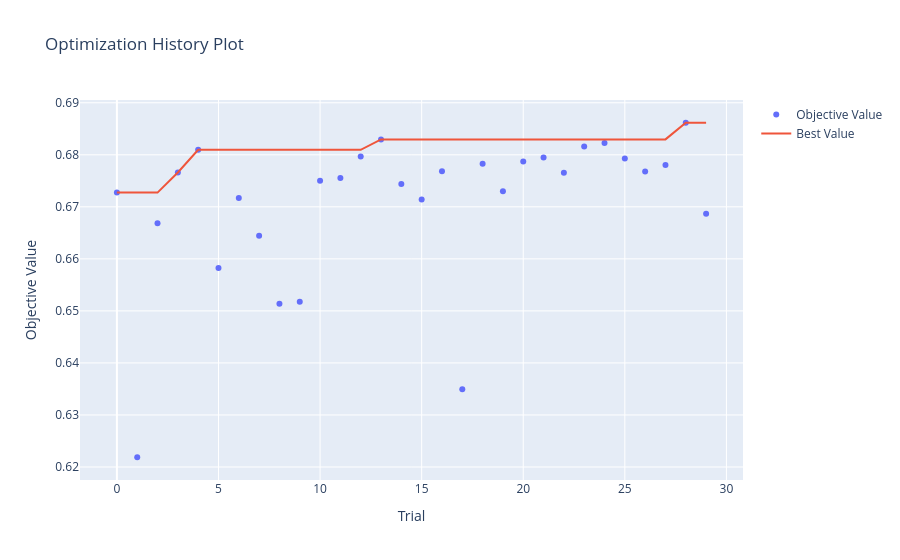
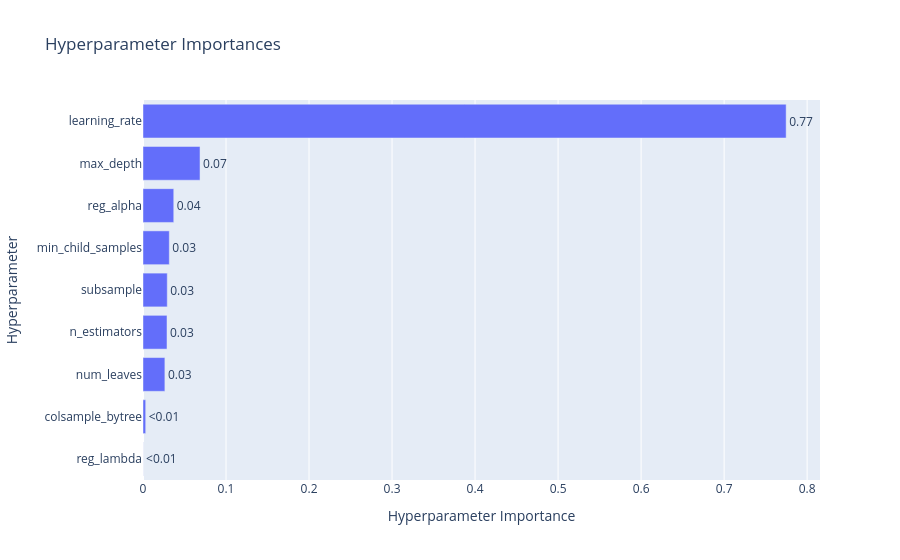
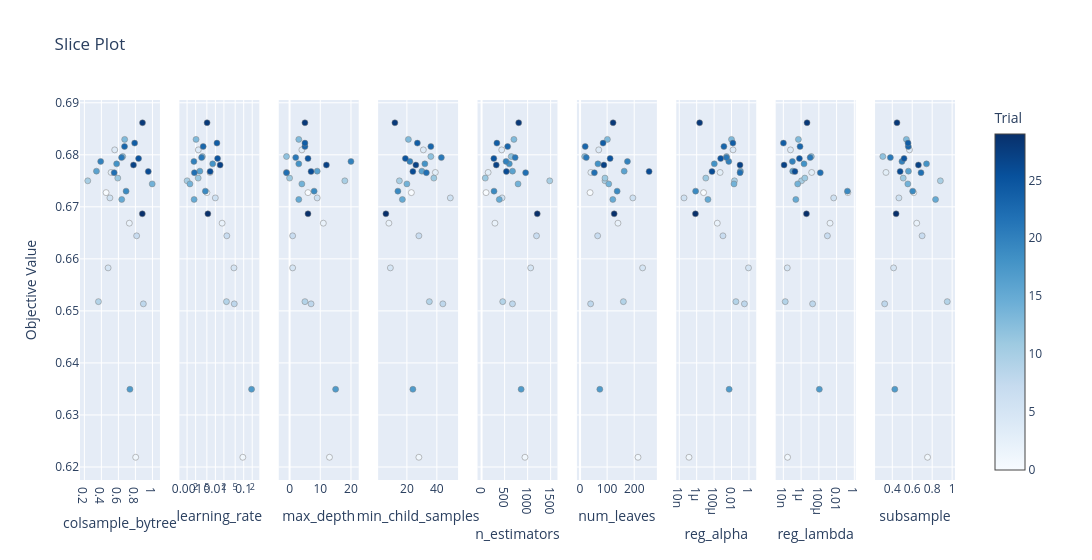

Notebook cell for these charts, in order:
### Code cell
model_selected, selected_features = feature_importance_selector(
    model,
    X_train_t,
    y_train_t,
    target_features=40
)

# przygotowanie danych
X_opt = X_train_t[selected_features].copy()

for col in X_opt.select_dtypes(include="object").columns:
    X_opt[col] = X_opt[col].astype("category")


def objective(trial):

    params = {
        "objective": "binary",
        "metric": "auc",
        "random_state": RANDOM_SEED,
        "reg_alpha": trial.suggest_float("reg_alpha", 1e-8, 1.0, log=True),
        "reg_lambda": trial.suggest_float("reg_lambda", 1e-8, 1.0, log=True),
        "num_leaves": trial.suggest_int("num_leaves", 16, 256),
        "max_depth": trial.suggest_int("max_depth", -1, 20),
        "learning_rate": trial.suggest_float("learning_rate", 0.001, 0.2, log=True),
        "n_estimators": trial.suggest_int("n_estimators", 50, 1500),
        "subsample": trial.suggest_float("subsample", 0.3, 1.0),
        "colsample_bytree": trial.suggest_float("colsample_bytree", 0.2, 1.0),
        "min_child_samples": trial.suggest_int("min_child_samples", 5, 50),
    }

    # nowy model w każdym trialu
    model_lgbm = lgb.LGBMClassifier(**params)

    auc = cross_val_score(
        model_lgbm,
        X_opt,
        y_train_t,
        cv=5,
        scoring="roc_auc",
        n_jobs=-1
    ).mean()

    return auc


study = optuna.create_study(
    direction="maximize",
    study_name="lgbm_auc_bo"
)

study.optimize(objective, n_trials=30, show_progress_bar=True)

print("\nBest AUC:", study.best_value)
print("Best params:", study.best_params)


optuna.visualization.plot_optimization_history(study)
optuna.visualization.plot_param_importances(study)
optuna.visualization.plot_slice(study)

plot_optimization_history(study).show()
plot_param_importances(study).show()
plot_slice(study).show()

### Figure 1 — Plotly figure (JSON) as saved in the notebook; plotly's stock layout.template omitted (floating-point values rounded to 4 significant figures)
{"data": [{"mode": "markers", "name": "Objective Value", "type": "scatter", "x": [0, 1, 2, 3, 4, 5, 6, 7, 8, 9, 10, 11, 12, 13, 14, 15, 16, 17, 18, 19, 20, 21, 22, 23, 24, 25, 26, 27, 28, 29], "y": [0.6727, 0.6219, 0.6669, 0.6766, 0.6809, 0.6583, 0.6717, 0.6644, 0.6514, 0.6518, 0.675, 0.6755, 0.6797, 0.683, 0.6744, 0.6714, 0.6769, 0.6349, 0.6783, 0.673, 0.6787, 0.6795, 0.6766, 0.6816, 0.6822, 0.6793, 0.6768, 0.678, 0.6862, 0.6687]}, {"mode": "lines", "name": "Best Value", "type": "scatter", "x": [0, 1, 2, 3, 4, 5, 6, 7, 8, 9, 10, 11, 12, 13, 14, 15, 16, 17, 18, 19, 20, 21, 22, 23, 24, 25, 26, 27, 28, 29], "y": [0.6727, 0.6727, 0.6727, 0.6766, 0.6809, 0.6809, 0.6809, 0.6809, 0.6809, 0.6809, 0.6809, 0.6809, 0.6809, 0.683, 0.683, 0.683, 0.683, 0.683, 0.683, 0.683, 0.683, 0.683, 0.683, 0.683, 0.683, 0.683, 0.683, 0.683, 0.6862, 0.6862]}, {"marker": {"color": "#cccccc"}, "mode": "markers", "name": "Infeasible Trial", "showlegend": false, "type": "scatter", "x": [], "y": []}], "layout": {"title": {"text": "Optimization History Plot"}, "xaxis": {"title": {"text": "Trial"}}, "yaxis": {"title": {"text": "Objective Value"}}}}

### Figure 2 — Plotly figure (JSON) as saved in the notebook; plotly's stock layout.template omitted (floating-point values rounded to 4 significant figures)
{"data": [{"cliponaxis": false, "hovertemplate": ["reg_lambda (FloatDistribution): 9.494323373946699e-05<extra></extra>", "colsample_bytree (FloatDistribution): 0.003244903831667618<extra></extra>", "num_leaves (IntDistribution): 0.026357515340643116<extra></extra>", "n_estimators (IntDistribution): 0.02891594617444675<extra></extra>", "subsample (FloatDistribution): 0.029224778267894352<extra></extra>", "min_child_samples (IntDistribution): 0.0316834976167717<extra></extra>", "reg_alpha (FloatDistribution): 0.03704840055619625<extra></extra>", "max_depth (IntDistribution): 0.06870126170052222<extra></extra>", "learning_rate (FloatDistribution): 0.7747287532781186<extra></extra>"], "name": "Objective Value", "orientation": "h", "text": ["<0.01", "<0.01", "0.03", "0.03", "0.03", "0.03", "0.04", "0.07", "0.77"], "textposition": "outside", "type": "bar", "x": [9.494e-05, 0.003245, 0.02636, 0.02892, 0.02922, 0.03168, 0.03705, 0.0687, 0.7747], "y": ["reg_lambda", "colsample_bytree", "num_leaves", "n_estimators", "subsample", "min_child_samples", "reg_alpha", "max_depth", "learning_rate"]}], "layout": {"title": {"text": "Hyperparameter Importances"}, "xaxis": {"title": {"text": "Hyperparameter Importance"}}, "yaxis": {"title": {"text": "Hyperparameter"}}}}

### Figure 3 — Plotly figure (JSON) as saved in the notebook; plotly's stock layout.template omitted (floating-point values rounded to 4 significant figures)
{"data": [{"marker": {"color": [0, 1, 2, 3, 4, 5, 6, 7, 8, 9, 10, 11, 12, 13, 14, 15, 16, 17, 18, 19, 20, 21, 22, 23, 24, 25, 26, 27, 28, 29], "colorbar": {"title": {"text": "Trial"}, "x": 1, "xpad": 40}, "colorscale": [[0, "rgb(247,251,255)"], [0.125, "rgb(222,235,247)"], [0.25, "rgb(198,219,239)"], [0.375, "rgb(158,202,225)"], [0.5, "rgb(107,174,214)"], [0.625, "rgb(66,146,198)"], [0.75, "rgb(33,113,181)"], [0.875, "rgb(8,81,156)"], [1, "rgb(8,48,107)"]], "line": {"color": "Grey", "width": 0.5}, "showscale": true}, "mode": "markers", "name": "Feasible Trial", "showlegend": false, "type": "scatter", "x": [0.4554, 0.803, 0.7284, 0.514, 0.5566, 0.4792, 0.5002, 0.8144, 0.8932, 0.3656, 0.2398, 0.5926, 0.6509, 0.6736, 0.9971, 0.6392, 0.3421, 0.7354, 0.5792, 0.6903, 0.3918, 0.6372, 0.5503, 0.672, 0.7909, 0.8369, 0.951, 0.7771, 0.8832, 0.8809], "xaxis": "x", "y": [0.6727, 0.6219, 0.6669, 0.6766, 0.6809, 0.6583, 0.6717, 0.6644, 0.6514, 0.6518, 0.675, 0.6755, 0.6797, 0.683, 0.6744, 0.6714, 0.6769, 0.6349, 0.6783, 0.673, 0.6787, 0.6795, 0.6766, 0.6816, 0.6822, 0.6793, 0.6768, 0.678, 0.6862, 0.6687], "yaxis": "y"}, {"marker": {"color": [0, 1, 2, 3, 4, 5, 6, 7, 8, 9, 10, 11, 12, 13, 14, 15, 16, 17, 18, 19, 20, 21, 22, 23, 24, 25, 26, 27, 28, 29], "colorbar": {"title": {"text": "Trial"}, "x": 1, "xpad": 40}, "colorscale": [[0, "rgb(247,251,255)"], [0.125, "rgb(222,235,247)"], [0.25, "rgb(198,219,239)"], [0.375, "rgb(158,202,225)"], [0.5, "rgb(107,174,214)"], [0.625, "rgb(66,146,198)"], [0.75, "rgb(33,113,181)"], [0.875, "rgb(8,81,156)"], [1, "rgb(8,48,107)"]], "line": {"color": "Grey", "width": 0.5}, "showscale": false}, "mode": "markers", "name": "Feasible Trial", "showlegend": false, "type": "scatter", "x": [0.005012, 0.09315, 0.01731, 0.006462, 0.002494, 0.04523, 0.009951, 0.02532, 0.04646, 0.0246, 0.001003, 0.002462, 0.003476, 0.002072, 0.00126, 0.001772, 0.002827, 0.1898, 0.00803, 0.004425, 0.001742, 0.003259, 0.001811, 0.003701, 0.01135, 0.01196, 0.006526, 0.0147, 0.005085, 0.005422], "xaxis": "x2", "y": [0.6727, 0.6219, 0.6669, 0.6766, 0.6809, 0.6583, 0.6717, 0.6644, 0.6514, 0.6518, 0.675, 0.6755, 0.6797, 0.683, 0.6744, 0.6714, 0.6769, 0.6349, 0.6783, 0.673, 0.6787, 0.6795, 0.6766, 0.6816, 0.6822, 0.6793, 0.6768, 0.678, 0.6862, 0.6687], "yaxis": "y2"}, {"marker": {"color": [0, 1, 2, 3, 4, 5, 6, 7, 8, 9, 10, 11, 12, 13, 14, 15, 16, 17, 18, 19, 20, 21, 22, 23, 24, 25, 26, 27, 28, 29], "colorbar": {"title": {"text": "Trial"}, "x": 1, "xpad": 40}, "colorscale": [[0, "rgb(247,251,255)"], [0.125, "rgb(222,235,247)"], [0.25, "rgb(198,219,239)"], [0.375, "rgb(158,202,225)"], [0.5, "rgb(107,174,214)"], [0.625, "rgb(66,146,198)"], [0.75, "rgb(33,113,181)"], [0.875, "rgb(8,81,156)"], [1, "rgb(8,48,107)"]], "line": {"color": "Grey", "width": 0.5}, "showscale": false}, "mode": "markers", "name": "Feasible Trial", "showlegend": false, "type": "scatter", "x": [6, 13, 11, -1, 4, 1, 9, 1, 7, 5, 18, 0, -1, 3, 4, 3, 9, 15, 3, 8, 20, 2, -1, 5, 5, 6, 7, 12, 5, 6], "xaxis": "x3", "y": [0.6727, 0.6219, 0.6669, 0.6766, 0.6809, 0.6583, 0.6717, 0.6644, 0.6514, 0.6518, 0.675, 0.6755, 0.6797, 0.683, 0.6744, 0.6714, 0.6769, 0.6349, 0.6783, 0.673, 0.6787, 0.6795, 0.6766, 0.6816, 0.6822, 0.6793, 0.6768, 0.678, 0.6862, 0.6687], "yaxis": "y3"}, {"marker": {"color": [0, 1, 2, 3, 4, 5, 6, 7, 8, 9, 10, 11, 12, 13, 14, 15, 16, 17, 18, 19, 20, 21, 22, 23, 24, 25, 26, 27, 28, 29], "colorbar": {"title": {"text": "Trial"}, "x": 1, "xpad": 40}, "colorscale": [[0, "rgb(247,251,255)"], [0.125, "rgb(222,235,247)"], [0.25, "rgb(198,219,239)"], [0.375, "rgb(158,202,225)"], [0.5, "rgb(107,174,214)"], [0.625, "rgb(66,146,198)"], [0.75, "rgb(33,113,181)"], [0.875, "rgb(8,81,156)"], [1, "rgb(8,48,107)"]], "line": {"color": "Grey", "width": 0.5}, "showscale": false}, "mode": "markers", "name": "Feasible Trial", "showlegend": false, "type": "scatter", "x": [23, 28, 8, 39, 31, 9, 49, 28, 44, 35, 15, 38, 36, 21, 20, 17, 30, 24, 32, 14, 22, 43, 33, 36, 27, 19, 24, 26, 12, 6], "xaxis": "x4", "y": [0.6727, 0.6219, 0.6669, 0.6766, 0.6809, 0.6583, 0.6717, 0.6644, 0.6514, 0.6518, 0.675, 0.6755, 0.6797, 0.683, 0.6744, 0.6714, 0.6769, 0.6349, 0.6783, 0.673, 0.6787, 0.6795, 0.6766, 0.6816, 0.6822, 0.6793, 0.6768, 0.678, 0.6862, 0.6687], "yaxis": "y4"}, {"marker": {"color": [0, 1, 2, 3, 4, 5, 6, 7, 8, 9, 10, 11, 12, 13, 14, 15, 16, 17, 18, 19, 20, 21, 22, 23, 24, 25, 26, 27, 28, 29], "colorbar": {"title": {"text": "Trial"}, "x": 1, "xpad": 40}, "colorscale": [[0, "rgb(247,251,255)"], [0.125, "rgb(222,235,247)"], [0.25, "rgb(198,219,239)"], [0.375, "rgb(158,202,225)"], [0.5, "rgb(107,174,214)"], [0.625, "rgb(66,146,198)"], [0.75, "rgb(33,113,181)"], [0.875, "rgb(8,81,156)"], [1, "rgb(8,48,107)"]], "line": {"color": "Grey", "width": 0.5}, "showscale": false}, "mode": "markers", "name": "Feasible Trial", "showlegend": false, "type": "scatter", "x": [97, 942, 290, 142, 437, 1066, 445, 1193, 671, 459, 1480, 80, 645, 702, 792, 384, 672, 859, 602, 270, 531, 729, 957, 566, 332, 266, 538, 319, 806, 1209], "xaxis": "x5", "y": [0.6727, 0.6219, 0.6669, 0.6766, 0.6809, 0.6583, 0.6717, 0.6644, 0.6514, 0.6518, 0.675, 0.6755, 0.6797, 0.683, 0.6744, 0.6714, 0.6769, 0.6349, 0.6783, 0.673, 0.6787, 0.6795, 0.6766, 0.6816, 0.6822, 0.6793, 0.6768, 0.678, 0.6862, 0.6687], "yaxis": "y5"}, {"marker": {"color": [0, 1, 2, 3, 4, 5, 6, 7, 8, 9, 10, 11, 12, 13, 14, 15, 16, 17, 18, 19, 20, 21, 22, 23, 24, 25, 26, 27, 28, 29], "colorbar": {"title": {"text": "Trial"}, "x": 1, "xpad": 40}, "colorscale": [[0, "rgb(247,251,255)"], [0.125, "rgb(222,235,247)"], [0.25, "rgb(198,219,239)"], [0.375, "rgb(158,202,225)"], [0.5, "rgb(107,174,214)"], [0.625, "rgb(66,146,198)"], [0.75, "rgb(33,113,181)"], [0.875, "rgb(8,81,156)"], [1, "rgb(8,48,107)"]], "line": {"color": "Grey", "width": 0.5}, "showscale": false}, "mode": "markers", "name": "Feasible Trial", "showlegend": false, "type": "scatter", "x": [37, 214, 140, 40, 69, 231, 195, 65, 39, 160, 92, 92, 17, 101, 106, 121, 163, 73, 66, 137, 175, 23, 53, 19, 85, 111, 255, 88, 122, 126], "xaxis": "x6", "y": [0.6727, 0.6219, 0.6669, 0.6766, 0.6809, 0.6583, 0.6717, 0.6644, 0.6514, 0.6518, 0.675, 0.6755, 0.6797, 0.683, 0.6744, 0.6714, 0.6769, 0.6349, 0.6783, 0.673, 0.6787, 0.6795, 0.6766, 0.6816, 0.6822, 0.6793, 0.6768, 0.678, 0.6862, 0.6687], "yaxis": "y6"}, {"marker": {"color": [0, 1, 2, 3, 4, 5, 6, 7, 8, 9, 10, 11, 12, 13, 14, 15, 16, 17, 18, 19, 20, 21, 22, 23, 24, 25, 26, 27, 28, 29], "colorbar": {"title": {"text": "Trial"}, "x": 1, "xpad": 40}, "colorscale": [[0, "rgb(247,251,255)"], [0.125, "rgb(222,235,247)"], [0.25, "rgb(198,219,239)"], [0.375, "rgb(158,202,225)"], [0.5, "rgb(107,174,214)"], [0.625, "rgb(66,146,198)"], [0.75, "rgb(33,113,181)"], [0.875, "rgb(8,81,156)"], [1, "rgb(8,48,107)"]], "line": {"color": "Grey", "width": 0.5}, "showscale": false}, "mode": "markers", "name": "Feasible Trial", "showlegend": false, "type": "scatter", "x": [6.192e-06, 1.311e-07, 0.0002332, 0.0004897, 0.01481, 0.8867, 3.544e-08, 0.001037, 0.3036, 0.03177, 0.02174, 1.112e-05, 0.002646, 0.009917, 0.01917, 1.967e-05, 0.105, 0.005336, 0.0001054, 7.587e-07, 0.004838, 0.002649, 0.09585, 0.001337, 0.01437, 0.0005664, 5.74e-05, 0.0947, 2.173e-06, 7.197e-07], "xaxis": "x7", "y": [0.6727, 0.6219, 0.6669, 0.6766, 0.6809, 0.6583, 0.6717, 0.6644, 0.6514, 0.6518, 0.675, 0.6755, 0.6797, 0.683, 0.6744, 0.6714, 0.6769, 0.6349, 0.6783, 0.673, 0.6787, 0.6795, 0.6766, 0.6816, 0.6822, 0.6793, 0.6768, 0.678, 0.6862, 0.6687], "yaxis": "y7"}, {"marker": {"color": [0, 1, 2, 3, 4, 5, 6, 7, 8, 9, 10, 11, 12, 13, 14, 15, 16, 17, 18, 19, 20, 21, 22, 23, 24, 25, 26, 27, 28, 29], "colorbar": {"title": {"text": "Trial"}, "x": 1, "xpad": 40}, "colorscale": [[0, "rgb(247,251,255)"], [0.125, "rgb(222,235,247)"], [0.25, "rgb(198,219,239)"], [0.375, "rgb(158,202,225)"], [0.5, "rgb(107,174,214)"], [0.625, "rgb(66,146,198)"], [0.75, "rgb(33,113,181)"], [0.875, "rgb(8,81,156)"], [1, "rgb(8,48,107)"]], "line": {"color": "Grey", "width": 0.5}, "showscale": false}, "mode": "markers", "name": "Feasible Trial", "showlegend": false, "type": "scatter", "x": [0.1866, 2.991e-08, 0.001822, 1.55e-05, 6.373e-08, 2.756e-08, 0.004708, 0.0009209, 1.978e-05, 1.628e-08, 1.113e-06, 2.624e-06, 1.418e-05, 4.96e-07, 4.106e-07, 2.55e-07, 1.14e-07, 0.0001136, 2.134e-06, 0.1673, 1.052e-07, 1.046e-05, 0.0001459, 7.591e-07, 1.02e-08, 6.458e-07, 2.018e-07, 1.21e-08, 4.671e-06, 4.006e-06], "xaxis": "x8", "y": [0.6727, 0.6219, 0.6669, 0.6766, 0.6809, 0.6583, 0.6717, 0.6644, 0.6514, 0.6518, 0.675, 0.6755, 0.6797, 0.683, 0.6744, 0.6714, 0.6769, 0.6349, 0.6783, 0.673, 0.6787, 0.6795, 0.6766, 0.6816, 0.6822, 0.6793, 0.6768, 0.678, 0.6862, 0.6687], "yaxis": "y8"}, {"marker": {"color": [0, 1, 2, 3, 4, 5, 6, 7, 8, 9, 10, 11, 12, 13, 14, 15, 16, 17, 18, 19, 20, 21, 22, 23, 24, 25, 26, 27, 28, 29], "colorbar": {"title": {"text": "Trial"}, "x": 1, "xpad": 40}, "colorscale": [[0, "rgb(247,251,255)"], [0.125, "rgb(222,235,247)"], [0.25, "rgb(198,219,239)"], [0.375, "rgb(158,202,225)"], [0.5, "rgb(107,174,214)"], [0.625, "rgb(66,146,198)"], [0.75, "rgb(33,113,181)"], [0.875, "rgb(8,81,156)"], [1, "rgb(8,48,107)"]], "line": {"color": "Grey", "width": 0.5}, "showscale": false}, "mode": "markers", "name": "Feasible Trial", "showlegend": false, "type": "scatter", "x": [0.615, 0.7535, 0.6449, 0.3367, 0.5719, 0.4129, 0.4661, 0.6991, 0.3234, 0.951, 0.882, 0.5096, 0.3049, 0.5413, 0.5558, 0.8334, 0.5619, 0.425, 0.7429, 0.6044, 0.4969, 0.3806, 0.6879, 0.5605, 0.5578, 0.5177, 0.4784, 0.6616, 0.4471, 0.4382], "xaxis": "x9", "y": [0.6727, 0.6219, 0.6669, 0.6766, 0.6809, 0.6583, 0.6717, 0.6644, 0.6514, 0.6518, 0.675, 0.6755, 0.6797, 0.683, 0.6744, 0.6714, 0.6769, 0.6349, 0.6783, 0.673, 0.6787, 0.6795, 0.6766, 0.6816, 0.6822, 0.6793, 0.6768, 0.678, 0.6862, 0.6687], "yaxis": "y9"}], "layout": {"title": {"text": "Slice Plot"}, "width": 2700, "xaxis": {"anchor": "y", "domain": [0, 0.09136], "title": {"text": "colsample_bytree"}}, "xaxis2": {"anchor": "y2", "domain": [0.1136, 0.2049], "title": {"text": "learning_rate"}, "type": "log"}, "xaxis3": {"anchor": "y3", "domain": [0.2272, 0.3185], "title": {"text": "max_depth"}}, "xaxis4": {"anchor": "y4", "domain": [0.3407, 0.4321], "title": {"text": "min_child_samples"}}, "xaxis5": {"anchor": "y5", "domain": [0.4543, 0.5457], "title": {"text": "n_estimators"}}, "xaxis6": {"anchor": "y6", "domain": [0.5679, 0.6593], "title": {"text": "num_leaves"}}, "xaxis7": {"anchor": "y7", "domain": [0.6815, 0.7728], "title": {"text": "reg_alpha"}, "type": "log"}, "xaxis8": {"anchor": "y8", "domain": [0.7951, 0.8864], "title": {"text": "reg_lambda"}, "type": "log"}, "xaxis9": {"anchor": "y9", "domain": [0.9086, 1], "title": {"text": "subsample"}}, "yaxis": {"anchor": "x", "domain": [0, 1], "title": {"text": "Objective Value"}}, "yaxis2": {"anchor": "x2", "domain": [0, 1], "matches": "y", "showticklabels": false}, "yaxis3": {"anchor": "x3", "domain": [0, 1], "matches": "y", "showticklabels": false}, "yaxis4": {"anchor": "x4", "domain": [0, 1], "matches": "y", "showticklabels": false}, "yaxis5": {"anchor": "x5", "domain": [0, 1], "matches": "y", "showticklabels": false}, "yaxis6": {"anchor": "x6", "domain": [0, 1], "matches": "y", "showticklabels": false}, "yaxis7": {"anchor": "x7", "domain": [0, 1], "matches": "y", "showticklabels": false}, "yaxis8": {"anchor": "x8", "domain": [0, 1], "matches": "y", "showticklabels": false}, "yaxis9": {"anchor": "x9", "domain": [0, 1], "matches": "y", "showticklabels": false}}}
